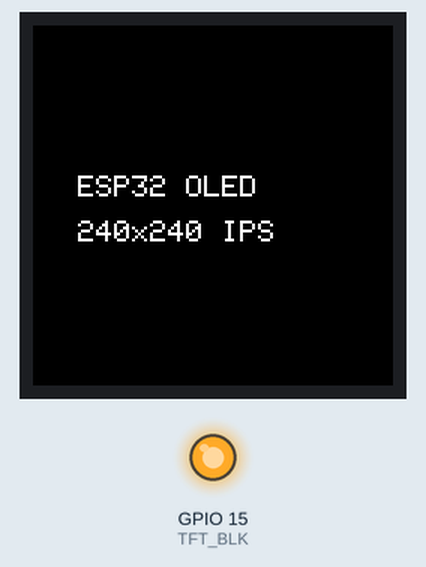
Simulated run of this sketch. Board: ESP32. Parts: 240×240 colour display, output pins drawn as LEDs (lit = HIGH).

Above: at 0.3 s.

The sketch:

OLED_test.ino
```cpp
#include <Adafruit_ST7735.h>
#include <Adafruit_ST7789.h>
#include <Adafruit_ST7796S.h>
#include <Adafruit_ST77xx.h>

#include <Adafruit_GFX.h>
#include <Adafruit_ST7789.h>
#include <SPI.h>

// Pin mapping for ESP32
#define TFT_CS -1 //not used
#define TFT_DC     2
#define TFT_RST    4
#define TFT_MOSI  23 // SDA
#define TFT_SCLK  18 // SCL
#define TFT_BLK   15

Adafruit_ST7789 tft = Adafruit_ST7789(TFT_CS, TFT_DC, TFT_RST);

void setup() {
  Serial.begin(115200);

  // Init backlight
  pinMode(TFT_BLK, OUTPUT);
  digitalWrite(TFT_BLK, HIGH); // Turn backlight ON

  // Initialize SPI bus
  SPI.begin(TFT_SCLK, -1, TFT_MOSI, -1);

  // Initialize display
  tft.init(240, 240, SPI_MODE3);  // ST7789 240x240
  tft.setRotation(0);  // Rotate if needed

  // Fill screen and write text
  tft.fillScreen(ST77XX_BLACK);
  tft.setTextColor(ST77XX_WHITE);
  tft.setTextSize(2);
  tft.setCursor(30, 100);
  tft.println("ESP32 OLED");
  tft.setCursor(30, 130);
  tft.println("240x240 IPS");
}

void loop() {
}
```
